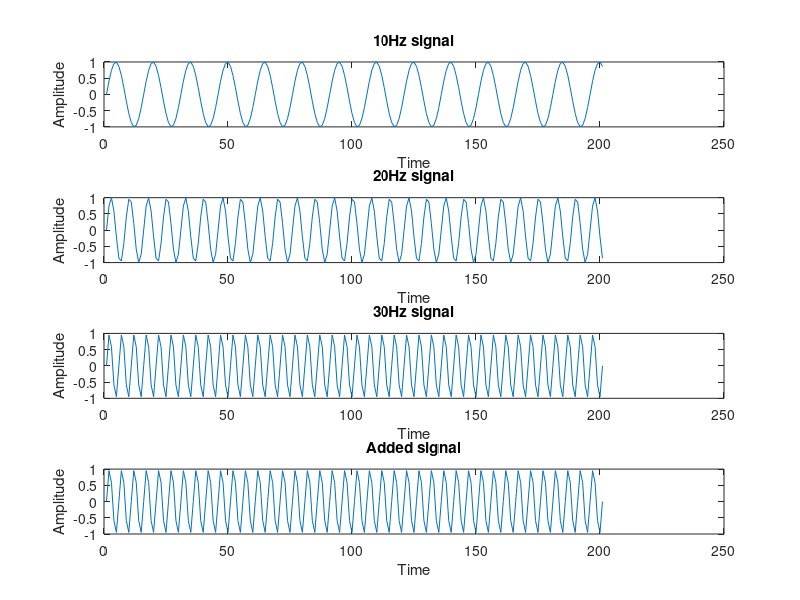
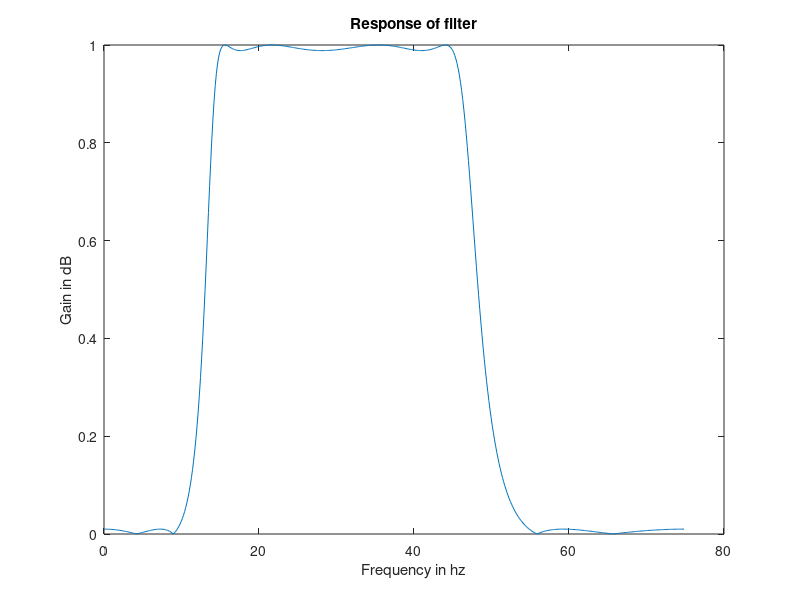
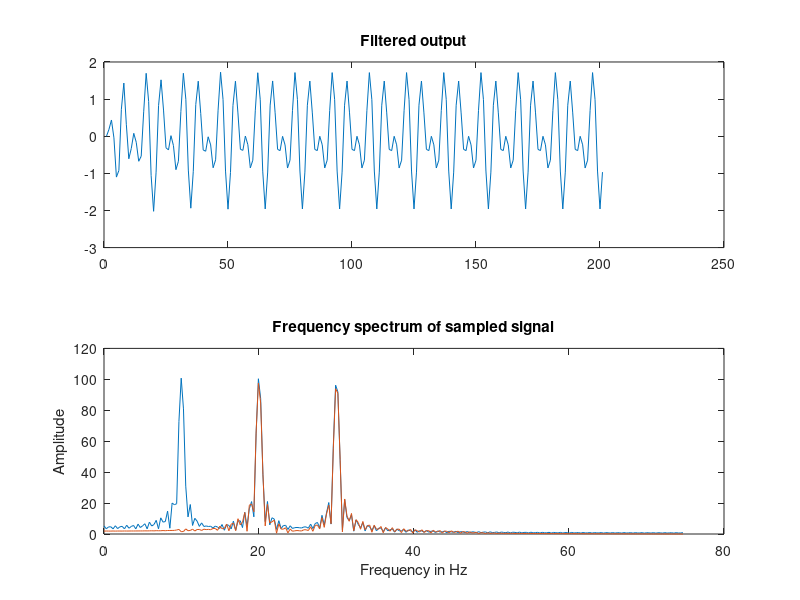

These figures' MATLAB source, in order:
% exp 4 IIR band pass elliptical Filter

clc;
close all;
clear all;
t=0:200;
fs = 150;
N = 256;
s1 = sin(2*pi*10*t/fs);
subplot(4,1,1);
plot(s1);
title('10Hz signal');
xlabel('Time');
ylabel('Amplitude');

s2=sin(2*pi*20*t/fs);
subplot(4,1,2);
plot(s2);
title('20Hz signal');
xlabel('Time');
ylabel('Amplitude');

s3=sin(2*pi*30*t/fs);
subplot(4,1,3);
plot(s3);
title('30Hz signal');
xlabel('Time');
ylabel('Amplitude');

s4 = s1+s2+s3;
subplot(4,1,4);
plot(s3);
title('Added signal');
xlabel('Time');
ylabel('Amplitude');

%IIR Bandpass Filter(Elliptical Filter)
[b,a]=ellip(4,0.1,40,[15 45]*2/fs);
[h,w]=freqz(b,a,512);
figure(2);
plot(w*fs/(2*pi),abs(h));
xlabel('Frequency in hz');
ylabel('Gain in dB');
title('Response of filter');
sf = filter(b,a,s4);
figure(3);
subplot(2,1,1);
plot(sf);
title('Filtered output');
y = fft(s4,512);
y1 = fft(sf,512);
p=((0:255)/256*fs/2);
subplot(2,1,2);
plot(p,abs([y(1:256)',y1(1:256)']));
title('Frequency spectrum of sampled signal');
xlabel('Frequency in Hz');
ylabel('Amplitude');